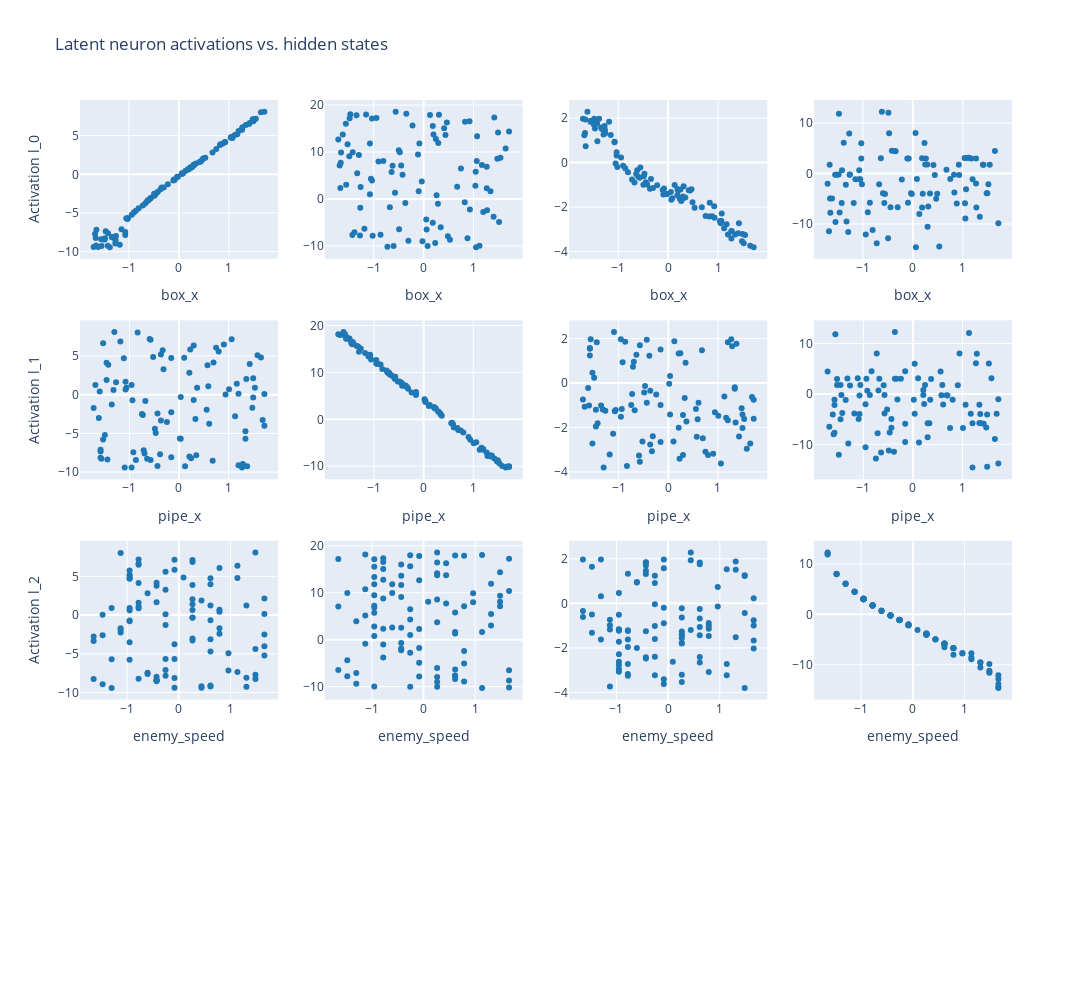

Notebook source saved alongside this figure:
### Code cell
from plotly.subplots import make_subplots
import plotly.graph_objects as go

fig = make_subplots(rows=4, cols=4)

for i, hs in enumerate(df_hidden_states.columns):
    for j, hs_pred in enumerate(df_hidden_states_pred.columns):
        fig.add_trace(go.Scatter(x=df_hidden_states[hs], y=df_hidden_states_pred[hs_pred],
                            mode='markers', name=f'activation {hs_pred} over box_x',
                                marker_color='#1f77b4'),
                     row=i+1, col=j+1)

# # Update xaxis properties
for i in range(hparam_dct['enc_dim_lat_space']):
    fig.update_xaxes(title_text=const.HIDDEN_STATE_COLS[0], row=1, col=i+1)
    fig.update_xaxes(title_text=const.HIDDEN_STATE_COLS[1], row=2, col=i+1)
    fig.update_xaxes(title_text=const.HIDDEN_STATE_COLS[2], row=3, col=i+1)
#     fig.update_xaxes(title_text=const.HIDDEN_STATE_COLS[3], row=4, col=i+1)

for l in range(len(const.HIDDEN_STATE_COLS)):
        fig.update_yaxes(title_text=f"Activation l_{l}", row=l+1, col=1)

fig.update_layout(height=1000, width=1200, title_text="Latent neuron activations vs. hidden states", showlegend=False)
fig.show()
